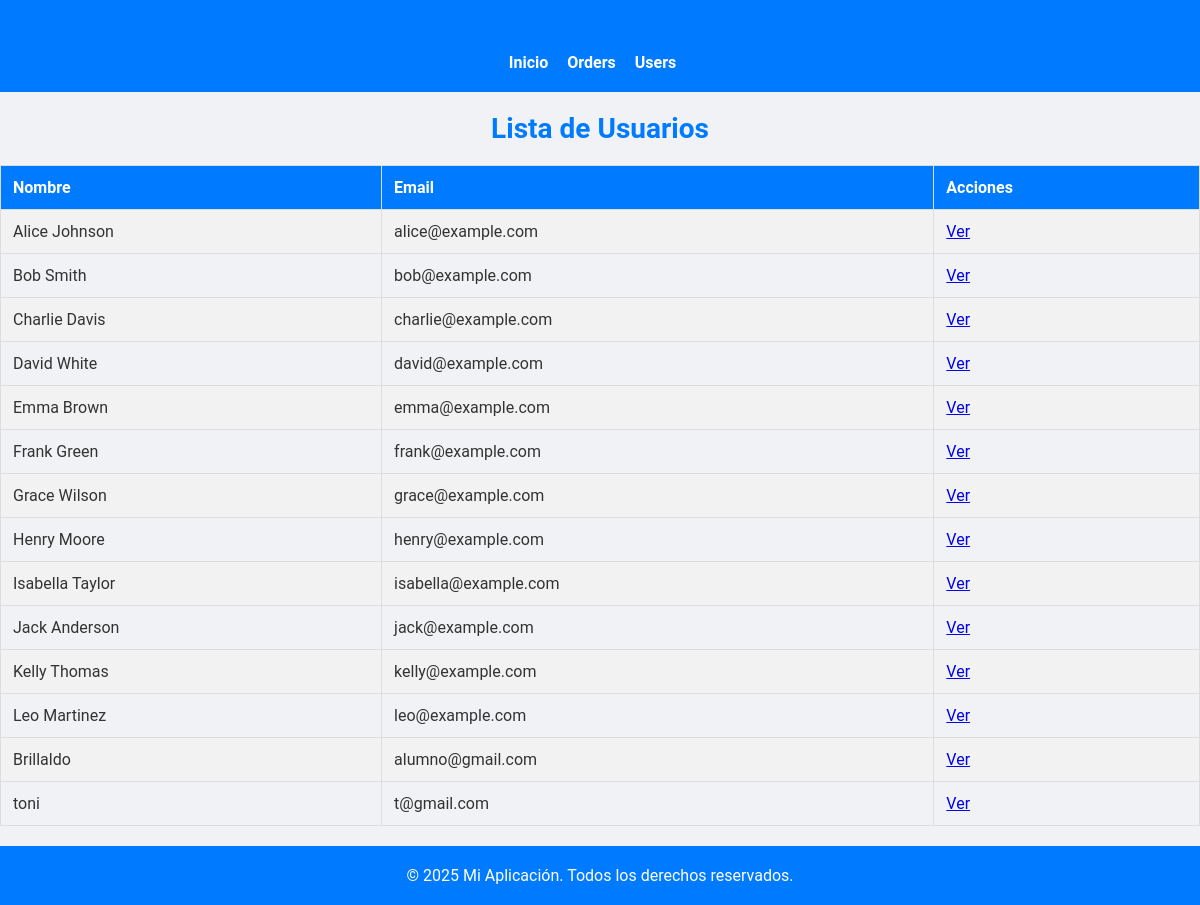
/users/, run on the app's committed database.
### users/models.py (models this page shows, shortened)
class User(models.Model):
    name = models.CharField(max_length=255)
    email = models.EmailField(unique=True)
    age = models.IntegerField()
    rfc = models.CharField(max_length=13, unique=True)
    photo = models.URLField()
    created_date = models.DateTimeField(auto_now_add=True)
    updated_date = models.DateTimeField(auto_now=True)

### users/views.py (the view)
# urls.py: path('', views.indexUsers, name='users'),  # Ruta con el nombre 'users'
def indexUsers(request):
    users = User.objects.all()
    return render(request, 'users/index.html', {'users': users})

### templates/users/index.html (shortened to what this page needs)
{% extends "base/base.html" %}
{% load static %}
    {% block content %}
    <h1>Lista de Usuarios</h1>
    <table>
        <tr>
            <th>Nombre</th>
            <th>Email</th>
            <th>Acciones</th>
        </tr>
        {% for user in users %}
        <tr>
            <td>{{ user.name }}</td>
            <td>{{ user.email }}</td>
            <td><a href="{% url 'editUser' user.id %}">Ver</a></td>
        </tr>
        {% empty %}
        <tr>
            <td colspan="3">No hay usuarios disponibles.</td>
        </tr>
        {% endfor %}
    </table>
    {% endblock %}

### templates/base/base.html (shortened to what this page needs)
<!DOCTYPE html>
<html lang="es">
    {% load static %}
<head>
    <link rel="stylesheet" href="{% static 'css/styles.css' %}">
</head>
<body>
    <header>
        <h1>Mi Aplicación</h1>
        <nav>
            <ul>
                <li><a href="{% url 'index' %}">Inicio</a></li>
                <li><a href="{% url 'orders' %}">Orders</a></li>
                <li><a href="{% url 'users' %}">Users</a></li>
            </ul>
        </nav>
    </header>
    <main>
        {% block content %}{% endblock %}
    </main>
    <footer>
        <p>&copy; 2025 Mi Aplicación. Todos los derechos reservados.</p>
    </footer>
</body>
</html>

### static/css/styles.css (style rules this page uses)
body { font-family: 'Roboto', sans-serif; background-color: #f0f2f5; margin: 0; padding: 0; color: #333; }
header, footer { background-color: #007bff; color: white; padding: 20px; text-align: center; }
header h1, footer p { margin: 0; }
nav ul { list-style-type: none; padding: 0; margin: 0; }
nav ul li { display: inline; margin-right: 15px; }
nav ul li a { color: white; text-decoration: none; font-weight: bold; }
h1 { font-size: 28px; font-weight: bold; margin: 20px 0; color: #007bff; text-align: center; }
table { width: 100%; border-collapse: collapse; margin: 20px 0; }
table th, table td { padding: 12px; border: 1px solid #ddd; text-align: left; }
table th { background-color: #007bff; color: white; }
table tr:nth-child(even) { background-color: #f2f2f2; }

### data on the page
User: name "Alice Johnson", email "alice@example.com"
User: name "Bob Smith", email "bob@example.com"
User: name "Charlie Davis", email "charlie@example.com"
User: name "David White", email "david@example.com"
User: name "Emma Brown", email "emma@example.com"
User: name "Frank Green", email "frank@example.com"
User: name "Grace Wilson", email "grace@example.com"
User: name "Henry Moore", email "henry@example.com"
User: name "Isabella Taylor", email "isabella@example.com"
User: name "Jack Anderson", email "jack@example.com"
User: name "Kelly Thomas", email "kelly@example.com"
User: name "Leo Martinez", email "leo@example.com"
User: name "Brillaldo", email "alumno@gmail.com"
User: name "toni", email "t@gmail.com"
